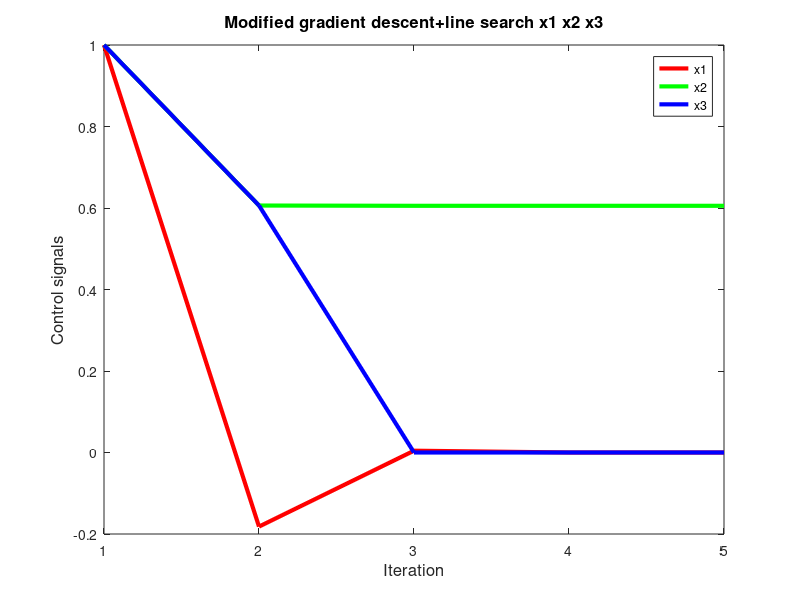
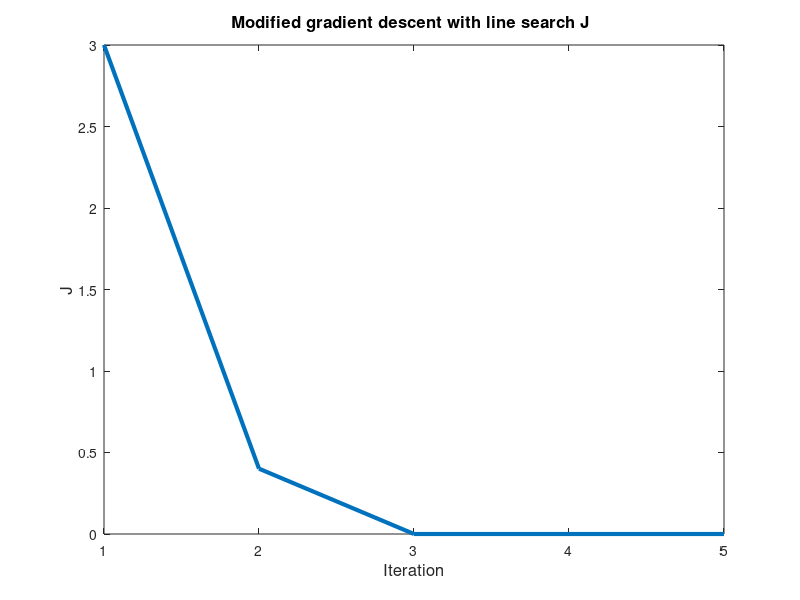
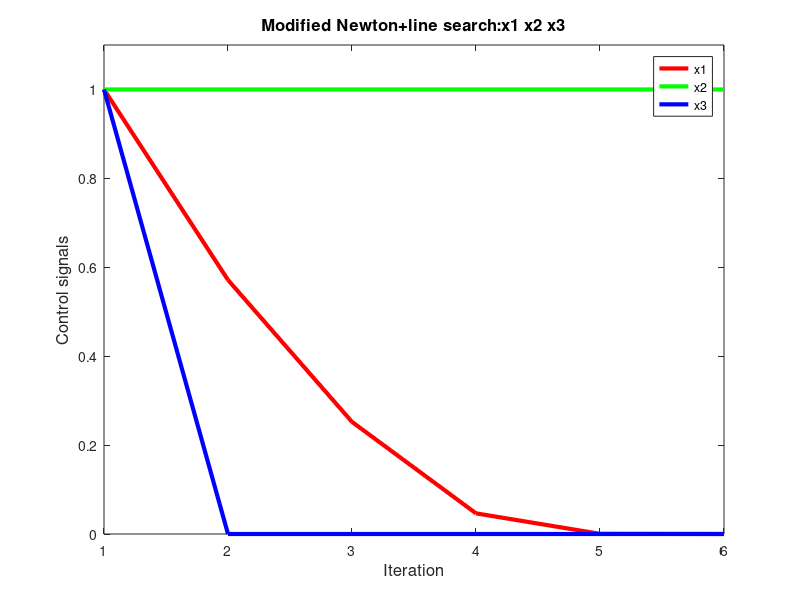
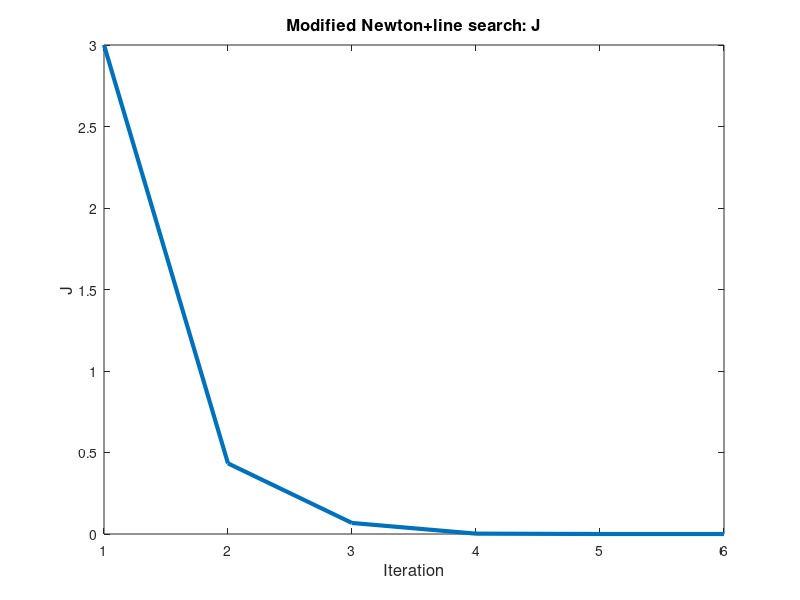

Recreate these plots in MATLAB, in order.
%%   Set up an adaptive gradient descent optimization, using a line search, for the same problem
clc;clear;close all; format default;

u(:,1) = [1 1 1]';
J_iter(1) = u(1,1)^2 + u(1,1)^4*u(2,1)^2 + u(3,1)^2;
delta_u_convergence = .001;
delta_u = 1;
alpha_min = 0;
alpha_max = 0.5;
alpha_vec = linspace(alpha_min,alpha_max,100);
k = 1;
counter = 0;

%   Perform the gradient descent iterations
while delta_u >= delta_u_convergence && counter <= 100
    gradient(1) = 2*u(1,k) + 4*u(1,k)^3*u(2,k)^2;
    gradient(2) = 2*u(1,k)^4*u(2,k);
    gradient(3) = 2*u(3,k);
    J_best = J_iter(k);
    u_best = u(:,k);
    for i=1:length(alpha_vec)
        u_prelim = u(:,k) - alpha_vec(i)*gradient';
        J_prelim =  u_prelim(1)^2 + u_prelim(1)^4*u_prelim(2)^2 + u_prelim(3)^2;
        if J_prelim < J_best
            u_best = u_prelim;
            J_best = J_prelim;
        end
    end
    u(:,k+1) = u_best;
    J_iter(k+1) =  u(1,k+1)^2 + u(1,k+1)^4*u(2,k+1)^2 + u(3,k+1)^2;
    delta_u = norm(u(:,k+1)-u(:,k));
    counter = counter + 1;
    k = k + 1;
end

%   Plot the convergence of the elements of the control signal
figure(1)
plot(u(1,:),'r','LineWidth',3);
hold on
plot(u(2,:),'g','LineWidth',3);
hold on
plot(u(3,:),'b','LineWidth',3);
xlabel('Iteration','fontsize',12);
ylabel('Control signals','fontsize',12);
legend('x1','x2','x3');
title('Modified gradient descent+line search x1 x2 x3','fontsize',12);
% print ex4_hw2_me599_GD_x -dpng;

%   Plot the evolution of the cost function
figure(2)
plot(J_iter,'LineWidth',3);
xlabel('Iteration','fontsize',12);
ylabel('J','fontsize',12);
title('Modified gradient descent with line search J ','fontsize',12);
% print ex4_hw2_me599_GD_J -dpng;
%%   Set up a modified Netwon's method optimization with line search
clc;clear; format default;
% close all;
u(:,1) = [1 1]'; % We set x2 =1
%x(3,1) is actually x(2,1)
J_iter(1) = u(1,1)^2 + u(1,1)^4 + u(2,1)^2;
delta_u_convergence = .001;
delta_u = 1;
alpha_min = 0;
alpha_max = 1;
k = 1;
counter = 0;

alpha_vec = linspace(alpha_min,alpha_max,100);

%   Perform the Newton iterations
while delta_u >= delta_u_convergence && counter <= 100
    gradient = [2*u(1,k) + 4*u(1,k)^3, 2*u(2,k)];
    hessian = [2+12*u(1,k)^2, 0;
              0, 2];
    newton_direction = -inv(hessian)*gradient';
    u_best = u(:,k);
    J_best = J_iter(k);
    for i= 1:length(alpha_vec)
        u_prelim = u(:,k) + alpha_vec(i)*newton_direction;
        J_prelim = u_prelim(1)^2 + u_prelim(1)^4 + u_prelim(2)^2;
        if J_prelim < J_best
            u_best = u_prelim;
            J_best = J_prelim;
        end
    end
    u(:,k+1) = u_best;
    J_iter(k+1) =  u(1,k+1)^2 + u(1,k+1)^4 + u(2,k+1)^2;
    delta_u = norm(u(:,k+1)-u(:,k));
    counter = counter + 1;
    k = k + 1;
end
counter

%   Plot the convergence of the elements of the control signal
figure(3)
plot(u(1,:),'r','LineWidth',3);
hold on
plot(ones(length(u(1,:)),1),'g','LineWidth',3);
hold on
plot(u(2,:),'b','LineWidth',3);
ylim([0 1.1])
xlabel('Iteration','fontsize',12);
ylabel('Control signals','fontsize',12);
legend('x1','x2','x3');
title('Modified Newton+line search:x1 x2 x3','fontsize',12);
% print ex4_hw2_me599_Newton_x -dpng;

%   Plot the evolution of the cost function
figure(4)
plot(J_iter,'LineWidth',3);
xlabel('Iteration','fontsize',12);
ylabel('J','fontsize',12);
title('Modified Newton+line search: J','fontsize',12);
% print ex4_hw2_me599_Newton_J -dpng;


